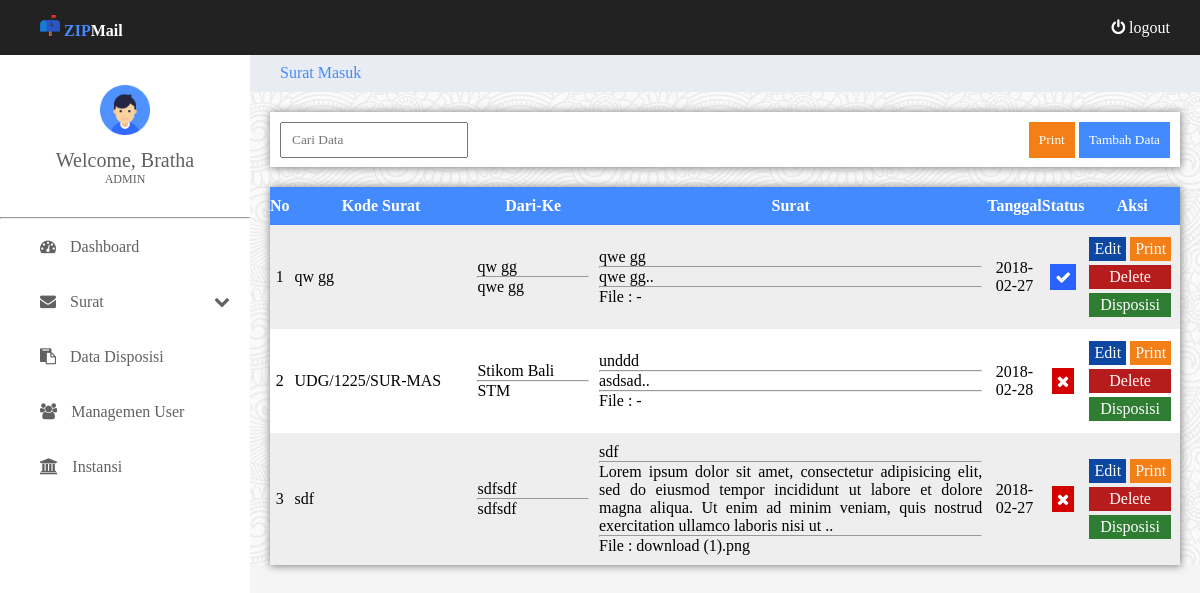
The app's page /index.php?show=surat-masuk (signed in), older data.
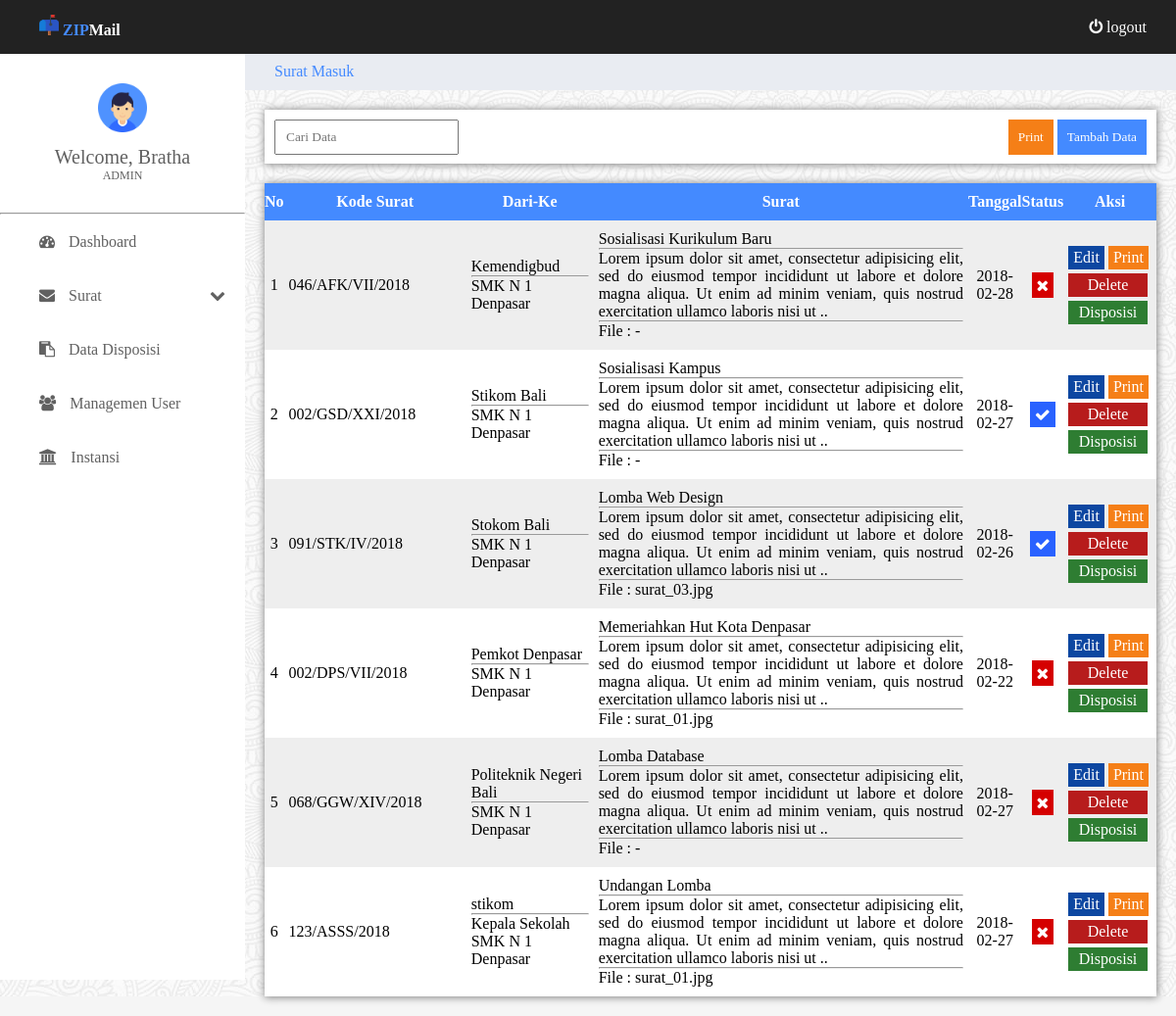
The same page, newer data.
### tables this page shows
CREATE TABLE `mail_in` (
  `id_mail` int(4) NOT NULL AUTO_INCREMENT,
  `mail_code` varchar(50) NOT NULL,
  `incoming_at` date NOT NULL,
  `mail_date` date NOT NULL,
  `mail_from` varchar(50) NOT NULL,
  `mail_to` varchar(50) NOT NULL,
  `subject` varchar(50) NOT NULL,
  `dess` text NOT NULL,
  `status` int(5) NOT NULL,
  `file` varchar(50) NOT NULL,
  `id_mail_type` int(2) NOT NULL,
  `id_user` int(2) NOT NULL,
  PRIMARY KEY (`id_mail`),
  KEY `id_mail_type` (`id_mail_type`),
  KEY `id_user` (`id_user`),
  CONSTRAINT `mail_in_ibfk_1` FOREIGN KEY (`id_mail_type`) REFERENCES `mail_type` (`id_mail_type`),
  CONSTRAINT `mail_in_ibfk_2` FOREIGN KEY (`id_user`) REFERENCES `user` (`id_user`)
);

### inc/fungsi.php (called while the page is built, shortened)
<?php
  class Koneksi
  {
  public function __construct(){
    $this->connect = new mysqli('localhost','root','','mail');
  }
  }
  class Fungsi extends Koneksi
  {
  public function view($query){
    $result = $this->connect->query($query);
    $rows = array();
    while ($row = $result->fetch_assoc()) {
      $rows[] = $row;
    }
    return $rows;
  }
}
?>

### content/surat-masuk.php (the view, shortened to what this page needs)
<!DOCTYPE html>
<html>
  <head>
  </head>
  <body class="col-12">
    <div class="title-content">
      <a href="#">Surat Masuk</a>
    </div>
    <div class="containers sm-up-containers">
      <span class="col-6"><input id="search-data" type="text" name="" value="" placeholder="Cari Data"></span>
      <div class="col-3">
        <?php
          $level = $_SESSION['level'];
          if ($level == "admin") {
        ?>
        <a href="inc/print/print-all-surat-masuk.php"><button type="button" name="button" class="btn-print-data">Print</button></a>
        <a href="?show=td-surat-masuk"><button type="button" name="button" class="btn-add-data">Tambah Data</button></a>
        <?php
          }elseif ($level == "kepala_kantor") {
        ?>
        <?php
          }elseif ($level == "resepsionis") {
        ?>
        <a href="inc/print/print-all-surat-masuk.php"><button type="button" name="button" class="btn-print-data">Print</button></a>
        <a href="?show=td-surat-masuk"><button type="button" name="button" class="btn-add-data">Tambah Data</button></a>
        <?php
          }
        ?>
      </div>
    </div>
    <div class="containertbl sm-dwn-containers">
      <table class="col-12 table-data">
        <thead class="header-table-data">
          <tr>
            <th>No</th>
            <th style="width:200px">Kode Surat</th>
            <th style="width:140px">Dari-Ke</th>
            <th style="width:480px;">Surat</th>
            <th>Tanggal</th>
            <th>Status</th>
            <th style="width:100px;">Aksi</th>
          </tr>
        </thead>
        <?php
        include 'inc/fungsi.php';
        $query = "SELECT * FROM mail_in";
        $no = 1;
        $fungsi = new Fungsi();
        $result= $fungsi->view($query);
        ?>
        <tbody  id="data-table">
          <?php foreach ($result as $key => $row) { ?>
          <tr>
            <td><center><?php echo $no++; ?></center></td>
            <td> <?php echo $row['mail_code']; ?></td>
            <td><?php echo $row['mail_from']; ?> <hr><?php echo $row['mail_to']; ?></td>
            <td class="dess"><?php echo $row['subject']; ?> <hr><?php echo substr($row['dess'],0,200).".."; ?> <hr>File : <a class="link-file" target="_blank" href="inc/file/lihat-file.php?file=<?php echo $row['file']; ?>"> <?php echo $row['file']; ?></a> </td>
            <td><center><?php echo $row['mail_date'] ?></center></td>
            <td>
              <center>
                <?php
                if ($row['status']==1) {
                  ?>
                  <i class="fa fa-check btn-status-sdh"></i>
                  <?php
                }else {
                  ?>
                  <i class="fa fa-times btn-status-blm"></i>
                  <?php
                }
                 ?>
              </center>
            </td>
            <td>
              <?php
                $level = $_SESSION['level'];
                if ($level == "admin") {
              ?>
                <a class="btn-blu btn-aksi" href="index.php?show=u-surat-masuk&id_mail=<?php echo $row['id_mail'] ?>">Edit</a>
                <a class="btn-ylw btn-aksi" href="inc/print/print-surat-masuk.php?id_mail=<?php echo $row['id_mail']; ?>">Print</a>
                <a class="btn-red btn-aksi col-10" href="inc/delete/d-surat-masuk.php?id_mail=<?php echo $row['id_mail']; ?>">Delete</a>
                <a class="btn-grn btn-aksi col-10" href="?show=disposisi&id_mail=<?php echo $row['id_mail'] ?>">Disposisi</a>
              <?php
                }elseif ($level == "kepala_kantor") {
              ?>
                <a class="btn-grn btn-aksi col-10" href="?show=disposisi&id_mail=<?php echo $row['id_mail'] ?>">Disposisi</a>
              <?php
                }
              ?>
            </td>
          </tr>
          <?php } ?>
        </tbody>
      </table>
    </div>
  </body>
</html>

### index.php (shortened to what this page needs)
<!DOCTYPE html>
<html>
  <head>
    <link rel="stylesheet" href="assets/css/master.css">
    <link rel="stylesheet" href="assets/css/font-awesome.css">
  </head>
  <body>
    <div class="index-container col-12">
      <div class="index-top-bar col-12" id="openmodal">
        <div class="index-logout">
          <a href="login/logout.php"><i class="fa fa-power-off"></i> logout</a>
        </div>
      </div>
      <div class="index-conten">
        <div class="index-nav">
          <a href="index.php" style="text-decoration:none;"><p><img src="assets/img/mail.png" alt=""> <span> ZIP</span>Mail</p></a>
          <div class="index-user">
            <img src="assets/img/user.png" alt="">
            <h5>Welcome,
              <?php
                $name = $_SESSION['fullname'];
                echo "$name";
              ?>
            </h5>
            <h6>
              <?php
                $level = $_SESSION['level'];
                echo "$level";
              ?>
            </h6>
          </div><hr>
           <ul class="menu-ul">
             <?php
                $type = $_SESSION['level'];
                if ($type == "admin") {
             ?>
             <a href="?show=home"><li><i class="fa fa-tachometer"></i> Dashboard</li></a>
             <a onclick="dropdownbtn()" class="dropdown-btn"><li><i class="fa fa-envelope"></i> Surat <span class="fa fa-chevron-down"></span></li></a>
             <a href="?show=data-disposisi"><li><i class="fa fa-clipboard"></i> Data Disposisi</li></a>
             <a href="?show=user"><li><i class="fa fa-users"></i> Managemen User</li></a>
             <a href="?show=instansi"><li><i class="fa fa-university"></i> Instansi</li></a>
           <?php
            }
           ?>
           </ul>
        </div>
        <div class="index-isi">
          <br><br><br>
          <?php
          include 'content/content.php';
           ?>
        </div>
      </div>
    </div>
  </body>
</html>

### content/content.php
<?php
if(isset($_GET['show'])){
  $show=$_GET['show'];
}else {
  $show = "home";
}
if ($show == "home") {
  include ('content/home.php');
}elseif ($show == "surat-masuk") {
  include ('content/surat-masuk.php');
}elseif ($show == "surat-keluar") {
  include ('content/surat-keluar.php');
}elseif ($show == "disposisi") {
  include ('content/disposisi.php');
}elseif ($show == "user") {
  include ('content/user.php');
}elseif ($show == "instansi") {
  include ('content/instansi.php');
}elseif ($show == "restore") {
  include ("content/restore.php");
}
elseif ($show == "disposisi") {
  include ('content/disposisi.php');
}elseif ($show == "data-disposisi") {
  include ('content/data-disposisi.php');
}
elseif ($show == "td-surat-masuk") {
  include ('content/td-surat-masuk.php');
}elseif ($show == "td-disposisi") {
  include ('content/td-disposisi.php');
}elseif ($show == "td-surat-keluar") {
  include ('content/td-surat-keluar.php');
}elseif ($show == "td-user") {
  include ('content/td-user.php');
}
elseif ($show == "u-surat-masuk") {
  include ('inc/update/u-surat-masuk.php');
}elseif ($show == "u-surat-keluar") {
  include ('inc/update/u-surat-keluar.php');
}elseif ($show == "u-disposisi") {
  include ('inc/update/u-disposisi.php');
}elseif ($show == "u-data-disposisi") {
  include ('inc/update/u-data-disposisi.php');
}elseif ($show == "u-user") {
  include ('inc/update/u-user.php');
}elseif ($show == "u-instansi") {
  include ('inc/update/u-instansi.php');
}
 ?>

### assets/css/master.css (style rules this page uses)
* { margin: 0; font-family: sans serif; }
.col-3 { width: 25%; }
.col-6 { width: 50%; }
.col-10 { width: 83.33%; }
.col-12 { width: 100%; }
.index-top-bar { background-color: #222222; height: 55px; position: fixed; z-index: 990; }
.index-logout a { float: right; text-align: center; text-decoration: none; padding: 18.5px 30px; color: white; }
.index-user { text-align: center; padding: 30px 0; }
.index-user img { width: 50px; padding-bottom: 10px; }
.index-user h5 { font-size: 20px; font-weight: normal; color: #616161; text-transform: capitalize; }
.index-user h6 { font-size: 12px; font-weight: normal; color: #616161; text-transform: uppercase; }
.index-nav { background-color: white; width: 250px; height: 1000px; position: fixed; z-index: 995; }
.index-nav p { background-color: #222222; font-weight: bold; padding: 15px 0; padding-left: 40px; color: white; }
.index-nav p span { color: #448aff; }
.index-nav p img { width: 20px; }
.index-nav ul { padding: 0; }
.index-nav ul a { text-decoration: none; list-style-type: none; font-size: 16px; }
.index-nav ul a li { padding: 18.5px 0; padding-left: 40px; color: #616161; }
.index-nav ul a li i { padding-right: 10px; }
.index-nav ul a li span { float: right; padding-right: 20px; }
.index-isi { padding-left: 270px; background-image: url("../img/bg/body.png"); height: -webkit-fill-available; }
.dropdown-btn { cursor: pointer; }
.title-content { background-color: #E9ECF2; margin-left: -50px; padding: 10px 0; padding-left: 60px; margin-bottom: 20px; }
.title-content a { text-decoration: none; color: #448aff; }
.containers { background-color: white; color: black; margin-right: 20px; margin-bottom: 20px; padding: 10px 10px; box-shadow: 0.5px 0.5px 8px 0.5px grey; }
.containertbl { background-color: white; color: black; margin-right: 20px; margin-bottom: 20px; box-shadow: 0.5px 0.5px 8px 0.5px grey; }
#search-data { padding: 8px 10px; }
.btn-print-data { border: none; background-color: #f57f17; color: white; padding: 10px 10px; cursor: pointer; outline: none; }
.btn-add-data { border: none; background-color: #448aff; color: white; padding: 10px 10px; cursor: pointer; outline: none; }
.table-data { border-spacing: 0px; }
.table-data thead tr { background-color: #448aff; color: white; }
.table-data thead tr th { padding: 10px 0; }
.table-data tbody tr td { padding: 10px 5px; }
.table-data tbody tr:nth-child(2n+1) { background-color: #eeeeee; }
.dess { text-align: justify; }
.link-file { color: black; text-decoration: none }
.btn-aksi { text-decoration: none; text-align: center; border: none; padding: 3px 5px; margin: 2px 0; display: inline-block; }
.btn-red { background-color: #b71c1c; color: white; }
.btn-blu { background-color: #0d47a1; color: white; }
.btn-ylw { background-color: #f57f17; color: white; }
.btn-grn { background-color: #2e7d32; color: white }
.btn-status-sdh { background-color: #2962ff; color: white; padding: 5px; }
.btn-status-blm { background-color: #d50000; color: white; padding: 5px; }
.sm-up-containers { height: 35px; }
.sm-up-containers div { float: right; text-align: right; }

### index.php (style rules this page uses)
body { background-color: #f5f5f5; }

Row changes from the older to the newer data that the page shows:
removed mail_in: mail_code "qw gg", mail_from "qw gg", mail_to "qwe gg", subject "qwe gg", dess "qwe gg", file "-", mail_date "2018-02-27", status 1 (drawn)
removed mail_in: mail_code "UDG/1225/SUR-MAS", mail_from "Stikom Bali", mail_to "STM", subject "unddd", dess "asdsad", file "-", mail_date "2018-02-28", status 0 (drawn)
removed mail_in: mail_code "sdf", mail_from "sdfsdf", mail_to "sdfsdf", subject "sdf", dess "Lorem ipsum dolor sit amet, consectetur adipisicing elit, sed do eiusmod tempor incididunt ut labore et dolore magna aliqua. Ut enim ad minim veniam, quis nostrud exercitation ullamco laboris nisi ut", file "download (1).png", mail_date "2018-02-27", status 0 (drawn)
added mail_in: mail_code "046/AFK/VII/2018", mail_from "Kemendigbud", mail_to "SMK N 1 Denpasar", subject "Sosialisasi Kurikulum Baru", dess "Lorem ipsum dolor sit amet, consectetur adipisicing elit, sed do eiusmod tempor incididunt ut labore et dolore magna aliqua. Ut enim ad minim veniam, quis nostrud exercitation ullamco laboris nisi ut", file "-", mail_date "2018-02-28", status 0 (drawn)
added mail_in: mail_code "002/GSD/XXI/2018", mail_from "Stikom Bali", mail_to "SMK N 1 Denpasar", subject "Sosialisasi Kampus", dess "Lorem ipsum dolor sit amet, consectetur adipisicing elit, sed do eiusmod tempor incididunt ut labore et dolore magna aliqua. Ut enim ad minim veniam, quis nostrud exercitation ullamco laboris nisi ut", file "-", mail_date "2018-02-27", status 1 (drawn)
added mail_in: mail_code "091/STK/IV/2018", mail_from "Stokom Bali", mail_to "SMK N 1 Denpasar", subject "Lomba Web Design", dess "Lorem ipsum dolor sit amet, consectetur adipisicing elit, sed do eiusmod tempor incididunt ut labore et dolore magna aliqua. Ut enim ad minim veniam, quis nostrud exercitation ullamco laboris nisi ut", file "surat_03.jpg", mail_date "2018-02-26", status 1 (drawn)
added mail_in: mail_code "002/DPS/VII/2018", mail_from "Pemkot Denpasar", mail_to "SMK N 1 Denpasar", subject "Memeriahkan Hut Kota Denpasar", dess "Lorem ipsum dolor sit amet, consectetur adipisicing elit, sed do eiusmod tempor incididunt ut labore et dolore magna aliqua. Ut enim ad minim veniam, quis nostrud exercitation ullamco laboris nisi ut", file "surat_01.jpg", mail_date "2018-02-22", status 0 (drawn)
added mail_in: mail_code "068/GGW/XIV/2018", mail_from "Politeknik Negeri Bali", mail_to "SMK N 1 Denpasar", subject "Lomba Database", dess "Lorem ipsum dolor sit amet, consectetur adipisicing elit, sed do eiusmod tempor incididunt ut labore et dolore magna aliqua. Ut enim ad minim veniam, quis nostrud exercitation ullamco laboris nisi ut", file "-", mail_date "2018-02-27", status 0 (drawn)
added mail_in: mail_code "123/ASSS/2018", mail_from "stikom", mail_to "Kepala Sekolah SMK N 1 Denpasar", subject "Undangan Lomba", dess "Lorem ipsum dolor sit amet, consectetur adipisicing elit, sed do eiusmod tempor incididunt ut labore et dolore magna aliqua. Ut enim ad minim veniam, quis nostrud exercitation ullamco laboris nisi ut", file "surat_01.jpg", mail_date "2018-02-27", status 0 (drawn)
